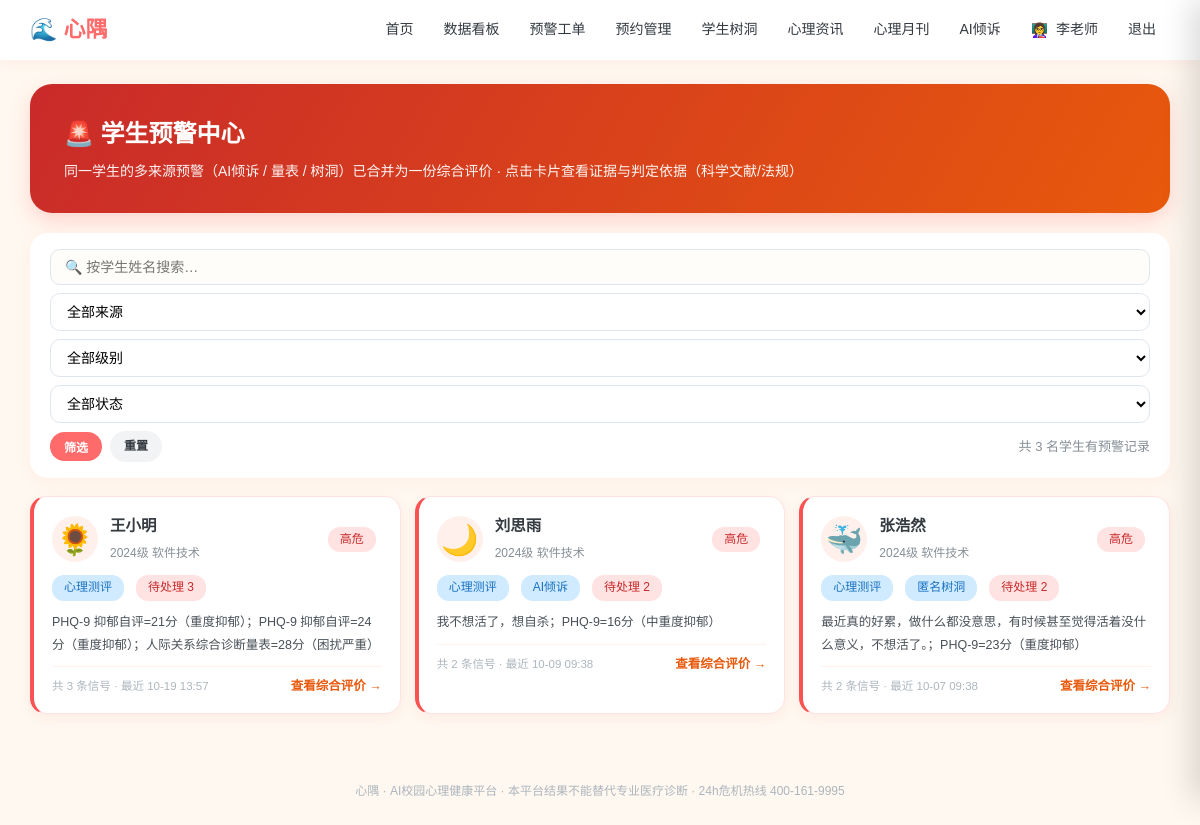
/alerts (signed in), run on the app's committed database.
### models.py (models this page shows, shortened)
class User(db.Model):
    __tablename__ = "users"
    id = db.Column(db.Integer, primary_key=True)
    username = db.Column(db.String(64), unique=True, nullable=False)
    password_hash = db.Column(db.String(256), nullable=False)
    role = db.Column(db.String(16), default="student")   #student/counselor
    real_name = db.Column(db.String(64), default="")
    gender = db.Column(db.String(8), default="")
    grade = db.Column(db.String(32), default="")
    major = db.Column(db.String(64), default="")
    phone = db.Column(db.String(32), default="")
    avatar = db.Column(db.String(16), default="🌻")
    avatar_type = db.Column(db.String(16), default="emoji")   #emoji/upload
    avatar_file = db.Column(db.String(128), default="")       #本地上传头像文件名
    profile_completed = db.Column(db.Boolean, default=False)  #首次登录是否已完成基本信息
    qualification_no = db.Column(db.String(64), default="")   # 注册系统编号/证书编号
    qualification_verified = db.Column(db.Boolean, default=False)
    student_id = db.Column(db.String(32), default="")
    school = db.Column(db.String(128), default="")
    college = db.Column(db.String(128), default="")
    class_name = db.Column(db.String(64), default="")
    enrollment_year = db.Column(db.String(8), default="")
    education_level = db.Column(db.String(32), default="")
    student_status = db.Column(db.String(32), default="")
    employee_id = db.Column(db.String(32), default="")
    teacher_title = db.Column(db.String(64), default="")
    department = db.Column(db.String(128), default="")
    qualification = db.Column(db.String(256), default="")
    intro = db.Column(db.String(512), default="")
    created_at = db.Column(db.DateTime, default=datetime.now)

### app.py (the view)
@app.route("/alerts")
@login_required(role="counselor")
def alerts(u):
    q = (request.args.get("q") or "").strip()
    src = (request.args.get("src") or "").strip()
    lv = (request.args.get("lv") or "").strip()
    st = (request.args.get("st") or "").strip()
    page = max(1, request.args.get("page", 1, type=int))
    per = 10
    students = {x.id: x for x in User.query.filter_by(role="student").all()}
    groups = {}
    for a in Alert.query.order_by(Alert.created_at.desc()).all():
        s = students.get(a.user_id)
        if not s:
            continue
        if q and not (q in (s.real_name or "") or q in (s.username or "")):
            continue
        g = groups.setdefault(a.user_id, {"alerts": [], "max_level": "medium", "sources": set(),"open_n": 0, "latest": None, "total": 0, "summary_parts": [],})
        g["alerts"].append(a)
        g["total"] += 1
        if a.level == "high":
            g["max_level"] = "high"
        g["sources"].add(a.source)
        if a.status == "open":
            g["open_n"] += 1
        if g["latest"] is None:
            g["latest"] = a
        if len(g["summary_parts"]) < 3 and a.content:
            g["summary_parts"].append(a.content[:80])
    items = []
    for uid, g in groups.items():
        if src and src not in g["sources"]:
            continue
        if lv == "high" and g["max_level"] != "high":
            continue
        if lv == "medium" and g["max_level"] != "medium":
            continue
        if st == "open" and g["open_n"] == 0:
            continue
        if st == "handled" and g["open_n"] > 0:
            continue
        items.append((uid, g))
    items.sort(key=lambda x: (x[1]["open_n"] == 0, x[1]["max_level"] != "high",
                              -x[1]["latest"].created_at.timestamp()))
    total = len(items)
    pages = max(1, (total + per - 1) // per)
    page = min(page, pages)
    page_items = items[(page - 1) * per: page * per]
    src_names = {"chat": "AI倾诉", "treehole": "匿名树洞", "assessment": "心理测评"}
    cards = []
    for uid, g in page_items:
        s = students[uid]
        cards.append({"sid": uid, "name": s.real_name or s.username, "avatar": s.avatar or "🌻","grade": s.grade or "", "major": s.major or "",
            "max_level": g["max_level"], "open_n": g["open_n"], "total": g["total"],"sources": [src_names.get(x, x) for x in sorted(g["sources"])],
            "latest_time": g["latest"].created_at.strftime("%m-%d %H:%M"),"latest_content": (g["latest"].content or "")[:90],"summary": "；".join(g["summary_parts"]),})
    return render_template("alerts.html", u=u, cards=cards,q=q, src=src, lv=lv, st=st, page=page, pages=pages, total=total)

### app.py (called while the page is built)
def login_required(role=None):
    def decor(f):
        @wraps(f)
        def wrapper(*args,**kwargs):
            uid = session.get("uid")
            if not uid:
                return redirect(url_for("login", next=request.path))
            u = db.session.get(User, uid)
            if not u:
                session.clear()
                return redirect(url_for("login"))
            if not u.profile_completed and request.endpoint not in (
                    "profile", "logout", "static", "avatar_upload"):
                flash("首次登录请先完善你的基本信息", "warn")
                return redirect(url_for("profile"))
            if role and u.role != role:
                flash("该页面需要相应权限", "warn")
                return redirect(url_for("index"))
            return f(u, *args, **kwargs)
        return wrapper
    return decor

@app.context_processor
def inject_globals():
    uid = session.get("uid")
    u = db.session.get(User, uid) if uid else None
    def avatar_html(usr, cls="", emoji_cls=""):
        if usr and usr.avatar_type == "upload" and usr.avatar:
            return f'<img class="{cls}" src="{usr.avatar}" alt="头像">'
        return f'<span class="{emoji_cls}">{usr.avatar or "👤" if usr else "👤"}</span>'
    return {"now": datetime.now(), "u": u, "avatar_html": avatar_html}

### templates/alerts.html (shortened to what this page needs)
{% extends "base.html" %}
{% block body %}
<div class="hero-banner" style="background:linear-gradient(120deg,#c92a2a,#e8590c)">
  <h1>🚨 学生预警中心</h1>
  <p>同一学生的多来源预警（AI倾诉 / 量表 / 树洞）已合并为一份综合评价 · 点击卡片查看证据与判定依据（科学文献/法规）</p>
</div>
<div class="card" style="padding:16px 20px">
  <form method="get" class="alert-filter">
    <input type="text" name="q" value="{{ q }}" placeholder="🔍 按学生姓名搜索…">
    <select name="src">
      <option value="">全部来源</option>
    </select>
    <select name="lv">
      <option value="">全部级别</option>
    </select>
    <select name="st">
      <option value="">全部状态</option>
    </select>
    <button class="btn btn-sm">筛选</button>
    <a class="btn btn-sm btn-ghost" href="{{ url_for('alerts') }}">重置</a>
    <span class="alert-count">共 {{ total }} 名学生有预警记录</span>
  </form>
</div>
<div class="al-student-grid">
  {% for c in cards %}
  <div class="al-card al-lv-{{ 'high' if c.max_level=='high' else 'mid' }}" data-sid="{{ c.sid }}">
    <div class="al-card-head">
      <span class="al-av">{{ c.avatar }}</span>
      <div class="al-name">
        <b>{{ c.name }}</b>
        <span>{{ c.grade or '—' }} {{ c.major or '' }}</span>
      </div>
      <span class="tag {{ 'tag-red' if c.max_level=='high' else 'tag-orange' }}">{{ '高危' if c.max_level=='high' else '关注' }}</span>
    </div>
    <div class="al-sources">
      {% for s in c.sources %}<span class="tag tag-blue">{{ s }}</span>{% endfor %}
      {% if c.open_n > 0 %}<span class="tag tag-red">待处理 {{ c.open_n }}</span>{% else %}<span class="tag tag-green">已办结</span>{% endif %}
    </div>
    <p class="al-summary">{{ c.summary }}</p>
    <div class="al-card-foot">
      <span>共 {{ c.total }} 条信号 · 最近 {{ c.latest_time }}</span>
      <span class="al-go">查看综合评价 →</span>
    </div>
  </div>
  {% else %}
  <div class="card" style="text-align:center;padding:40px;color:#adb5bd">暂无预警记录</div>
  {% endfor %}
</div>
{% endblock %}

### templates/base.html (shortened to what this page needs)
<!DOCTYPE html>
<html lang="zh-CN">
<head>
<link href="{{ url_for('static', filename='css/style.css') }}" rel="stylesheet">
</head>
<body>
<nav class="topnav">
  <div class="nav-inner">
    <a class="brand" href="{{ url_for('index') }}">🌊 心隅</a>
    <div class="nav-links">
      {% if u %}
        {% if u.role == 'student' %}
          <a href="{{ url_for('index') }}">首页</a>
          <a href="{{ url_for('assessments') }}">心理测评</a>
          <a href="{{ url_for('treehole') }}">匿名树洞</a>
          <a href="{{ url_for('mood') }}">情绪日记</a>
          <a href="{{ url_for('relax') }}">减压舱</a>
          <a href="{{ url_for('booking') }}">预约咨询</a>
          <a href="{{ url_for('learn') }}">心理成长</a>
          <a href="{{ url_for('chat') }}">AI倾诉</a>
          <a href="{{ url_for('rag_chat_page') }}" title="私密心聊：端侧离线·数据不出本机的一对一私人AI心理咨询">私密心聊</a>
        {% else %}
          <a href="{{ url_for('teacher_home') }}">首页</a>
          <a href="{{ url_for('dash') }}">数据看板</a>
          <a href="{{ url_for('alerts') }}">预警工单</a>
          <a href="{{ url_for('manage_booking') }}">预约管理</a>
          <a href="{{ url_for('teacher_treehole') }}">学生树洞</a>
          <a href="{{ url_for('teacher_news') }}">心理资讯</a>
          <a href="{{ url_for('teacher_journal') }}">心理月刊</a>
          <a href="{{ url_for('chat') }}">AI倾诉</a>
        {% endif %}
        <a class="nav-user" href="{{ url_for('profile') }}" title="个人信息"><span class="nav-avatar-wrap">{{ avatar_html(u, cls="nav-avatar") | safe }}</span> {{ u.real_name or u.username }}</a>
        <a href="{{ url_for('logout') }}">退出</a>
      {% else %}
        <a href="{{ url_for('login') }}">登录</a>
        <a href="{{ url_for('register') }}">注册</a>
      {% endif %}
    </div>
  </div>
</nav>
<main class="container">{% block body %}{% endblock %}</main>
<footer class="footer">心隅 · AI校园心理健康平台 · 本平台结果不能替代专业医疗诊断 · 24h危机热线 400-161-9995</footer>
</body>
</html>

### static/css/style.css (style rules this page uses)
* { margin: 0; padding: 0; box-sizing: border-box; }
:root { --brand: #ff6b6b; --brand2: #ffa94d; --sky: #4dabf7; --mint: #51cf66; --sun: #ffd43b; --ink: #343a40; --ink2: #868e96; --bg: #fff8f0; --card: #ffffff; --soft: #fff1e6; }
body { font-family: "Microsoft YaHei", "PingFang SC", sans-serif; background: var(--bg); color: var(--ink); line-height: 1.65; }
a { color: var(--brand); text-decoration: none; }
.topnav { background: #fff; box-shadow: 0 2px 12px rgba(255,107,107,.08); position: sticky; top: 0; z-index: 100; }
.nav-inner { max-width: 1180px; margin: 0 auto; padding: 0 20px; height: 60px; display: flex; align-items: center; justify-content: space-between; }
.brand { font-size: 22px; font-weight: 800; color: var(--brand); display:flex; align-items:center; gap:6px; }
.nav-links { display: flex; gap: 2px; align-items: center; flex-wrap: wrap; }
.nav-links a { color: var(--ink); padding: 7px 14px; border-radius: 20px; font-size: 14px; font-weight: 500; transition: .2s; }
.nav-user { font-size: 13px; color: var(--ink2); padding: 0 8px; }
.nav-avatar-wrap { display: inline-flex; vertical-align: middle; margin-right: 4px; }
.container { max-width: 1180px; margin: 24px auto; padding: 0 20px; }
.footer { text-align: center; color: #adb5bd; font-size: 12px; padding: 28px; margin-top: 40px; }
.card { background: var(--card); border-radius: 18px; padding: 22px; box-shadow: 0 4px 16px rgba(255,107,107,.07); margin-bottom: 18px; }
.btn { display: inline-block; background: var(--brand); color: #fff; border: none; padding: 10px 24px; border-radius: 24px; font-size: 14px; cursor: pointer; font-weight: 600; transition:.2s; }
.btn-ghost { background:#f1f3f5; color:var(--ink); }
.btn-sm { padding: 6px 14px; font-size: 12px; }
input[type=text], input[type=password], input[type=date], input[type=time], select, textarea { width: 100%; padding: 10px 14px; border: 2px solid #ffe3d3; border-radius: 12px; font-size: 14px; font-family: inherit; background:#fffdf9; }
.tag { display: inline-block; background: var(--soft); color: #e8590c; font-size: 12px; padding: 3px 12px; border-radius: 12px; margin-right: 6px; font-weight:500; }
.tag-red { background:#ffe3e3; color:#c92a2a; }
.tag-blue { background:#d0ebff; color:#1971c2; }
.hero-banner { background: linear-gradient(120deg, #ff6b6b, #ffa94d 60%, #ffd43b); color:#fff; border-radius:22px; padding:30px 34px; margin-bottom:20px; box-shadow:0 8px 20px rgba(255,107,107,.25); }
.hero-banner h1 { font-size:24px; margin-bottom:6px; }
.hero-banner p { opacity:.95; font-size:14px; }

### templates/alerts.html (style rules this page uses)
.alert-filter { display:flex;gap:8px;flex-wrap:wrap;align-items:center }
.alert-filter input[type=text] { flex:1;min-width:180px;padding:9px 14px;border:1px solid #e0e6ed;border-radius:10px;font-size:14px }
.alert-filter select { padding:9px 12px;border:1px solid #e0e6ed;border-radius:10px;font-size:14px;background:#fff }
.alert-count { font-size:13px;color:#868e96;margin-left:auto }
.al-student-grid { display:grid;grid-template-columns:repeat(auto-fill,minmax(300px,1fr));gap:14px;margin-top:16px }
.al-card { background:#fff;border-radius:16px;padding:16px 18px;box-shadow:0 4px 14px rgba(201,42,42,.06);border:1px solid #ffe3e3;cursor:pointer;transition:.15s;border-left:4px solid #f59f00 }
.al-card.al-lv-high { border-left-color:#fa5252 }
.al-card-head { display:flex;align-items:center;gap:12px;margin-bottom:10px }
.al-av { font-size:30px;width:46px;height:46px;border-radius:50%;background:#fff0ec;display:flex;align-items:center;justify-content:center;flex-shrink:0 }
.al-name { flex:1;min-width:0 }
.al-name b { font-size:15.5px;color:#343a40;display:block }
.al-name span { font-size:12px;color:#868e96 }
.al-sources { display:flex;gap:6px;flex-wrap:wrap;margin-bottom:10px }
.al-summary { font-size:12.5px;color:#495057;line-height:1.8;margin:0 0 10px;display:-webkit-box;-webkit-line-clamp:3;-webkit-box-orient:vertical;overflow:hidden }
.al-card-foot { display:flex;justify-content:space-between;align-items:center;font-size:11.5px;color:#adb5bd;border-top:1px solid #fff1ec;padding-top:9px }
.al-go { color:#e8590c;font-weight:700;font-size:12.5px }

### data on the page
User: avatar_type+avatar "👩‍🏫", real_name "李老师"
User: name "王小明", grade "2024级", major "软件技术"
User: name "刘思雨", grade "2024级", major "软件技术"
User: name "张浩然", grade "2024级", major "软件技术"

### other printed values
{{ total }} "3"
{{ c.avatar }} "🌻" "🌙" "🐳"
{{ '高危' if c.max_level=='high' else '关注' }} "高危" "高危" "高危"
{{ s }} "心理测评" "心理测评" "AI倾诉" "心理测评" "匿名树洞"
{{ c.open_n }} "3" "2" "2"
{{ c.summary }} "PHQ-9 抑郁自评=21分（重度抑郁）；PHQ-9 抑郁自评=24分（重度抑郁）；人际关系综合诊断量表=28分（困扰严重）" "我不想活了，想自杀；PHQ-9=16分（中重度抑郁）" "最近真的好累，做什么都没意思，有时候甚至觉得活着没什么意义，不想活了。；PHQ-9=23分（重度抑郁）"
{{ c.total }} "3" "2" "2"
{{ c.latest_time }} "10-19 13:57" "10-09 09:38" "10-07 09:38"
